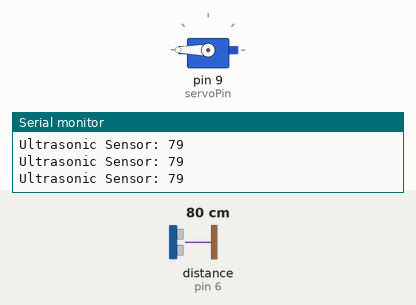
Recording of a sketch running on a simulated Arduino Uno, built with avr-gcc and run on an emulated ATmega328P. On the bench: servo, the last lines printed to the serial monitor. Wiring (inferred from the names in the program): ultrasonic range finder: trigger pin 5; echo pin 6. The test bench sets the inputs (shaded band); at power-on: distance to the obstacle (sensor on pin 6) 80 cm. The echo pulse lasts 58.3 µs per cm.

Above: at 0.91 s.
1.3 s: distance to the obstacle (sensor on pin 6) set to 16 cm
4.3 s: distance to the obstacle (sensor on pin 6) set to 13 cm
At 4.3 s:
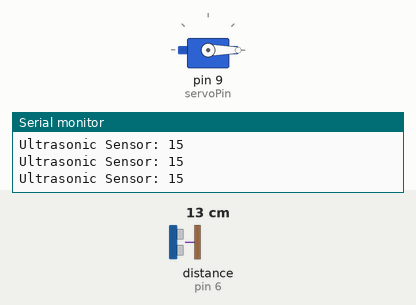
7.3 s: distance to the obstacle (sensor on pin 6) set to 18 cm
At 7.43 s:
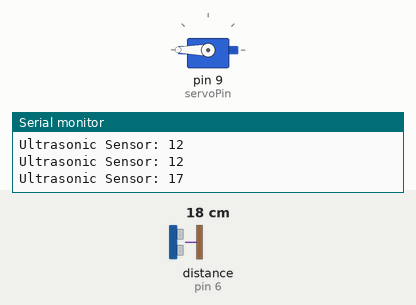
Timing chart, 0 to 16.3 s (numbered marks = the images above; inputs shaded):
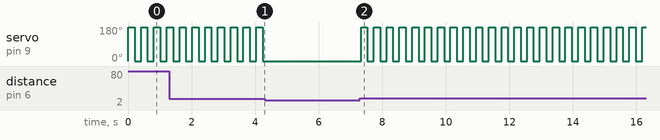

The sketch:

ultrasonic_Servo.ino
```cpp
#include <Servo.h>

Servo myServo;
int servoPin = 9;
int trig = 5;
int echo = 6;
int distance;
int duration;


void setup() {
  Serial.begin(9600);
  myServo.attach(servoPin);
  myServo.write(0);
  pinMode(trig, OUTPUT);
  pinMode(echo, INPUT);
}

void loop() {
  digitalWrite(trig, LOW);
  delayMicroseconds(2);
  digitalWrite(trig, HIGH);
  delayMicroseconds(10);
  digitalWrite(trig, LOW);
  duration = pulseIn(echo, HIGH);
  distance = (duration / 2) / 29.1;
  Serial.print("Ultrasonic Sensor: ");
  Serial.println(distance);
  if (distance < 15) {
    myServo.write(0);
  }
  else {
    myServo.write(180);
    delay(200);
    myServo.write(0);
    delay(200);

  }
}
```

Measured:
- the behaviour switches between 15 and 14 cm on distance to the obstacle (sensor on pin 6) (found by bisection; images 0 and 1)
- after the input at 4.3 s, servo on pin 9 (servoPin): stops changing and stays 0°
- after the input at 7.3 s, servo on pin 9 (servoPin): alternates 180° for 0.20 s and 0° for 0.20 s, starting at once
- by itself, servo on pin 9 (servoPin): alternates 180° for 0.20 s and 0° for 0.20 s
